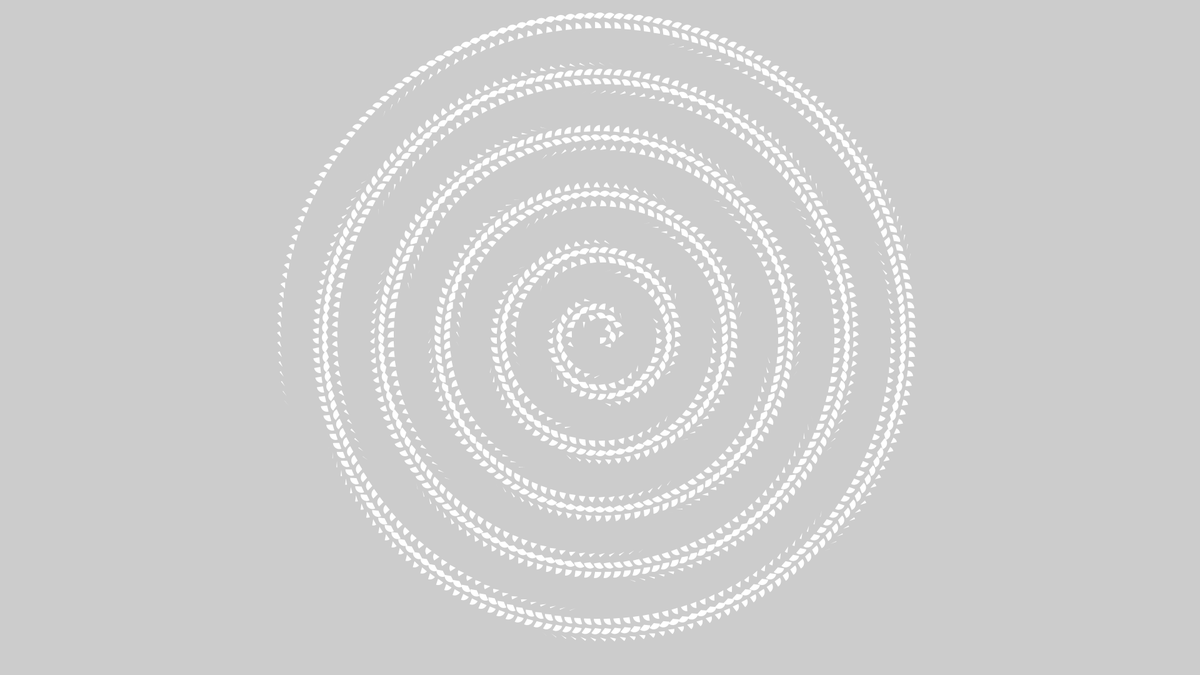
Frame 1 (no input)
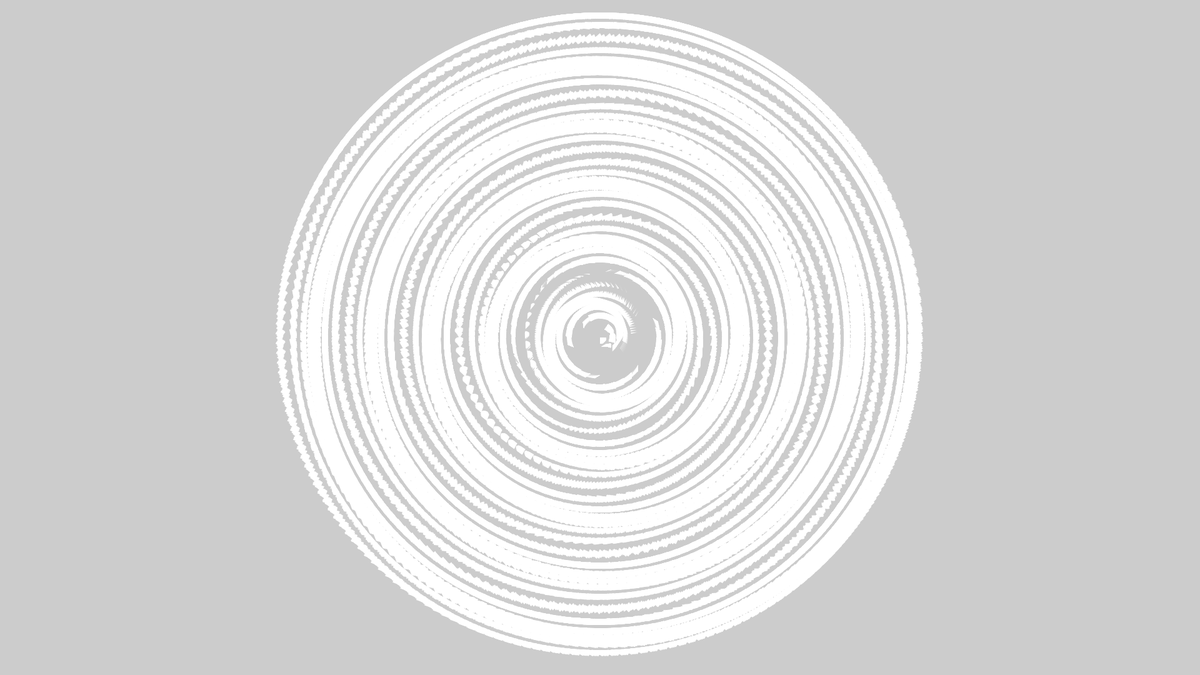
Frame 60 (the mouse pressed at the canvas centre just before this capture)
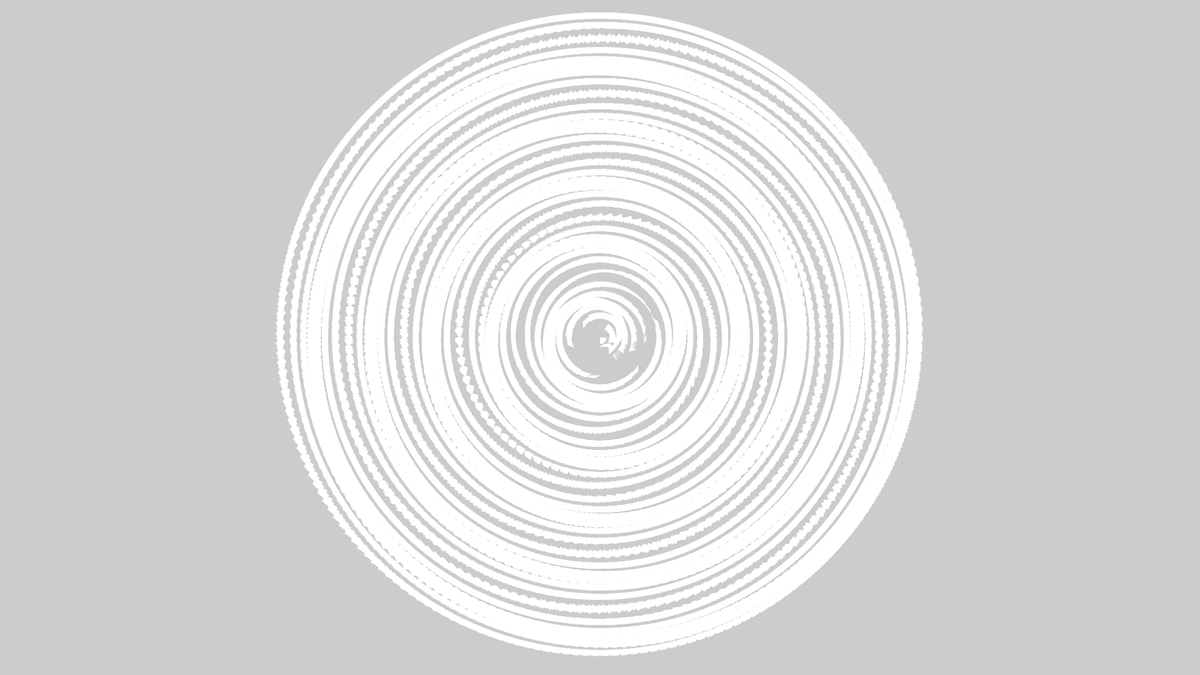
Frame 120 (the mouse held since frame 60 and released just before this capture)

The Processing sketch that drew these frames (run headless with seeded random() and noise(); from frame 60 on, the mouse is pressed at the canvas centre):

// Processing sketch: sketch_8212020_RadialSpiral
// ── sketch_8212020_RadialSpiral.pde
float t,r,d,a,S;
void setup(){size(1920,1080);noStroke();}
void draw(){
 clear();
 t+=pow(sin(a+=.03),8)*.02;
 for(d=0;d<35;d++)
  for(r=0;r<TAU;r+=PI/3/d)
   arc(cos(S=r+d*sin(t))*d*15+960,sin(S)*d*15+540,20,20,r-sin(d+r-t)*PI/2,r+cos(d+r+t)*PI/2);
}
